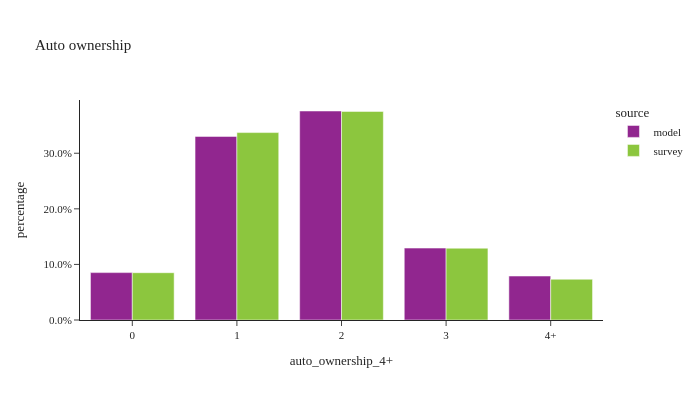

Notebook code cell kept with this figure:
### Markdown cell above
## Auto ownership across all households

### Code cell
util.plot_share_barchart(hh_data, 'hh_weight', 'auto_ownership_4+', title="Auto ownership")

### Figure 1 — Plotly figure (JSON) as saved in the notebook; plotly's stock layout.template omitted (floating-point values rounded to 4 significant figures)
{"data": [{"alignmentgroup": "True", "customdata": [[148000.0, 148000.0], [573400.0, 573400.0], [652700.0, 652700.0], [224600.0, 224600.0], [137300.0, 137300.0]], "hovertemplate": "source=model<br>auto_ownership_4+=%{x}<br>percentage=%{y}<br>weighted_sum=%{customdata[0]}<br>sample_size=%{customdata[1]}<extra></extra>", "legendgroup": "model", "marker": {"color": "#91268F", "pattern": {"shape": ""}}, "name": "model", "offsetgroup": "model", "orientation": "v", "showlegend": true, "textposition": "auto", "type": "bar", "x": ["0", "1", "2", "3", "4+"], "xaxis": "x", "y": [0.08525, 0.3303, 0.376, 0.1294, 0.07909], "yaxis": "y"}, {"alignmentgroup": "True", "customdata": [[144400.0, 636.0], [572300.0, 1677.0], [636900.0, 1081.0], [219300.0, 281.0], [124500.0, 127.0]], "hovertemplate": "source=survey<br>auto_ownership_4+=%{x}<br>percentage=%{y}<br>weighted_sum=%{customdata[0]}<br>sample_size=%{customdata[1]}<extra></extra>", "legendgroup": "survey", "marker": {"color": "#8CC63E", "pattern": {"shape": ""}}, "name": "survey", "offsetgroup": "survey", "orientation": "v", "showlegend": true, "textposition": "auto", "type": "bar", "x": ["0", "1", "2", "3", "4+"], "xaxis": "x", "y": [0.08507, 0.3372, 0.3752, 0.1292, 0.07337], "yaxis": "y"}], "layout": {"barmode": "group", "height": 400, "legend": {"title": {"text": "source"}, "tracegroupgap": 0}, "title": {"text": "Auto ownership"}, "width": 700, "xaxis": {"anchor": "y", "domain": [0.0, 1.0], "title": {"text": "auto_ownership_4+"}}, "yaxis": {"anchor": "x", "domain": [0.0, 1.0], "tickformat": ".1%", "title": {"text": "percentage"}}}}
